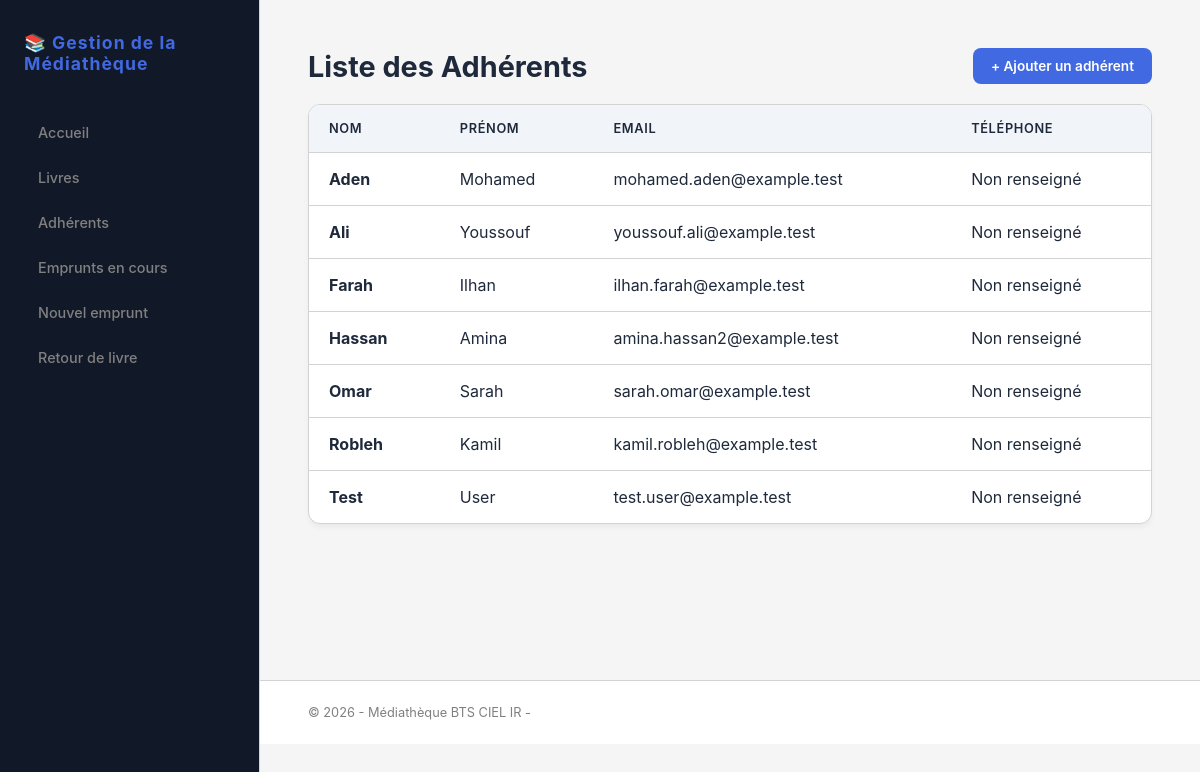
The page /adherents.php on the database its author committed.
### tables this page shows
CREATE TABLE `adherent` (
  `id_adherent` int(11) NOT NULL,
  `nom` varchar(80) NOT NULL,
  `prenom` varchar(80) NOT NULL,
  `email` varchar(150) NOT NULL,
  `date_inscription` date NOT NULL
);

### adherents.php (the view)
<?php
require_once 'config/db.php';
include 'includes/header.php';
$sql = "SELECT * FROM ADHERENT ORDER BY nom, prenom";
$stmt = $pdo->query($sql);
$adherents = $stmt->fetchAll(PDO::FETCH_ASSOC);
?>
<div style="display: flex; justify-content: space-between; align-items: center; margin-bottom: 20px;">
    <h2 style="margin-bottom: 0;">Liste des Adhérents</h2>
    <a href="ajouter_adherent.php" class="btn btn-primary">+ Ajouter un adhérent</a>
</div>
<table>
    <thead>
        <tr>
            <th>Nom</th>
            <th>Prénom</th>
            <th>Email</th>
            <th>Téléphone</th>
        </tr>
    </thead>
    <tbody>
        <?php if (count($adherents) > 0): ?>
            <?php foreach ($adherents as $adherent): ?>
                <tr>
                    <td><strong><?= htmlspecialchars($adherent['nom']); ?></strong></td>
                    <td><?= htmlspecialchars($adherent['prenom']); ?></td>
                    <td><?= htmlspecialchars($adherent['email'] ?? 'Non renseigné'); ?></td>
                    <td><?= htmlspecialchars($adherent['telephone'] ?? 'Non renseigné'); ?></td>
                </tr>
            <?php endforeach; ?>
        <?php else: ?>
            <tr>
                <td colspan="4" style="text-align: center;">Aucun adhérent enregistré.</td>
            </tr>
        <?php endif; ?>
    </tbody>
</table>
<?php
include 'includes/footer.php';
?>

### includes/header.php (shortened to what this page needs)
<!DOCTYPE html>
<html lang="fr">
<head>
    <link rel="stylesheet" href="style.css">
</head>
<body>
    <header>
        <div class="header-container">
            <h1>📚 Gestion de la Médiathèque</h1>
            <nav>
                <ul>
                    <li><a href="index.php">Accueil</a></li>
                    <li><a href="livres.php">Livres</a></li>
                    <li><a href="adherents.php">Adhérents</a></li>
                    <li><a href="emprunts.php">Emprunts en cours</a></li>
                    <li><a href="emprunter.php">Nouvel emprunt</a></li>
                    <li><a href="retour.php">Retour de livre</a></li>
                </ul>
            </nav>
        </div>
    </header>
    <main class="container">

### includes/footer.php
</main>
<footer>
    © 2026 - Médiathèque BTS CIEL IR -
</footer>
</body>
</html>

### style.css (style rules this page uses)
:root { --bg-app: whitesmoke; --card-bg: white; --sidebar-bg: #111827; --sidebar-hover: #1f2937; --text-main: #1e293b; --text-muted: gray; --text-sidebar: white; --accent: royalblue; --accent-glow: rgba(65, 105, 225, 0.15); --border: lightgray; --danger: crimson; --warning: darkorange; --success: seagreen; }
* { box-sizing: border-box; margin: 0; padding: 0; }
body { font-family: 'Inter', system-ui, sans-serif; background-color: var(--bg-app); color: var(--text-main); display: block; min-height: 100vh; position: relative; }
header { width: 260px; background-color: var(--sidebar-bg); border-right: 1px solid var(--border); display: flex; flex-direction: column; padding: 2rem 1.5rem; position: fixed; top: 0; bottom: 0; left: 0; z-index: 10; }
header h1 { font-size: 1.1rem; color: var(--accent); margin-bottom: 2.5rem; font-weight: 700; letter-spacing: 1px; }
nav ul { list-style: none; display: flex; flex-direction: column; gap: 8px; }
nav a { color: var(--text-muted); text-decoration: none; display: flex; align-items: center; padding: 10px 14px; border-radius: 8px; font-weight: 500; font-size: 0.9rem; transition: all 0.2s ease; }
main, .container { margin-left: 260px; padding: 3rem; min-height: 85vh; }
h2 { color: var(--text-main); margin-bottom: 2rem; font-size: 1.8rem; font-weight: 700; }
table { width: 100%; border-collapse: separate; border-spacing: 0; background-color: var(--card-bg); border-radius: 12px; overflow: hidden; border: 1px solid var(--border); margin-bottom: 30px; box-shadow: 0 4px 6px -1px rgba(0, 0, 0, 0.05); }
th, td { padding: 16px 20px; text-align: left; }
th { background-color: #f1f5f9; color: var(--text-main); font-weight: 600; font-size: 0.8rem; text-transform: uppercase; letter-spacing: 0.05em; border-bottom: 1px solid var(--border); }
tr:not(:last-child) td { border-bottom: 1px solid var(--border); }
.btn { display: inline-block; padding: 10px 18px; border: none; border-radius: 8px; cursor: pointer; font-weight: 600; text-decoration: none; font-size: 0.85rem; transition: opacity 0.2s; }
.btn-primary { background-color: var(--accent); color: white; }
footer { margin-left: 260px; padding: 1.5rem 3rem; color: var(--text-muted); font-size: 0.8rem; border-top: 1px solid var(--border); background-color: var(--card-bg); }

### rows shown on the page
adherent: nom "Aden", prenom "Mohamed", email "mohamed.aden@example.test", telephone "Non renseigné"
adherent: nom "Ali", prenom "Youssouf", email "youssouf.ali@example.test", telephone "Non renseigné"
adherent: nom "Farah", prenom "Ilhan", email "ilhan.farah@example.test", telephone "Non renseigné"
adherent: nom "Hassan", prenom "Amina", email "amina.hassan2@example.test", telephone "Non renseigné"
adherent: nom "Omar", prenom "Sarah", email "sarah.omar@example.test", telephone "Non renseigné"
adherent: nom "Robleh", prenom "Kamil", email "kamil.robleh@example.test", telephone "Non renseigné"
adherent: nom "Test", prenom "User", email "test.user@example.test", telephone "Non renseigné"
